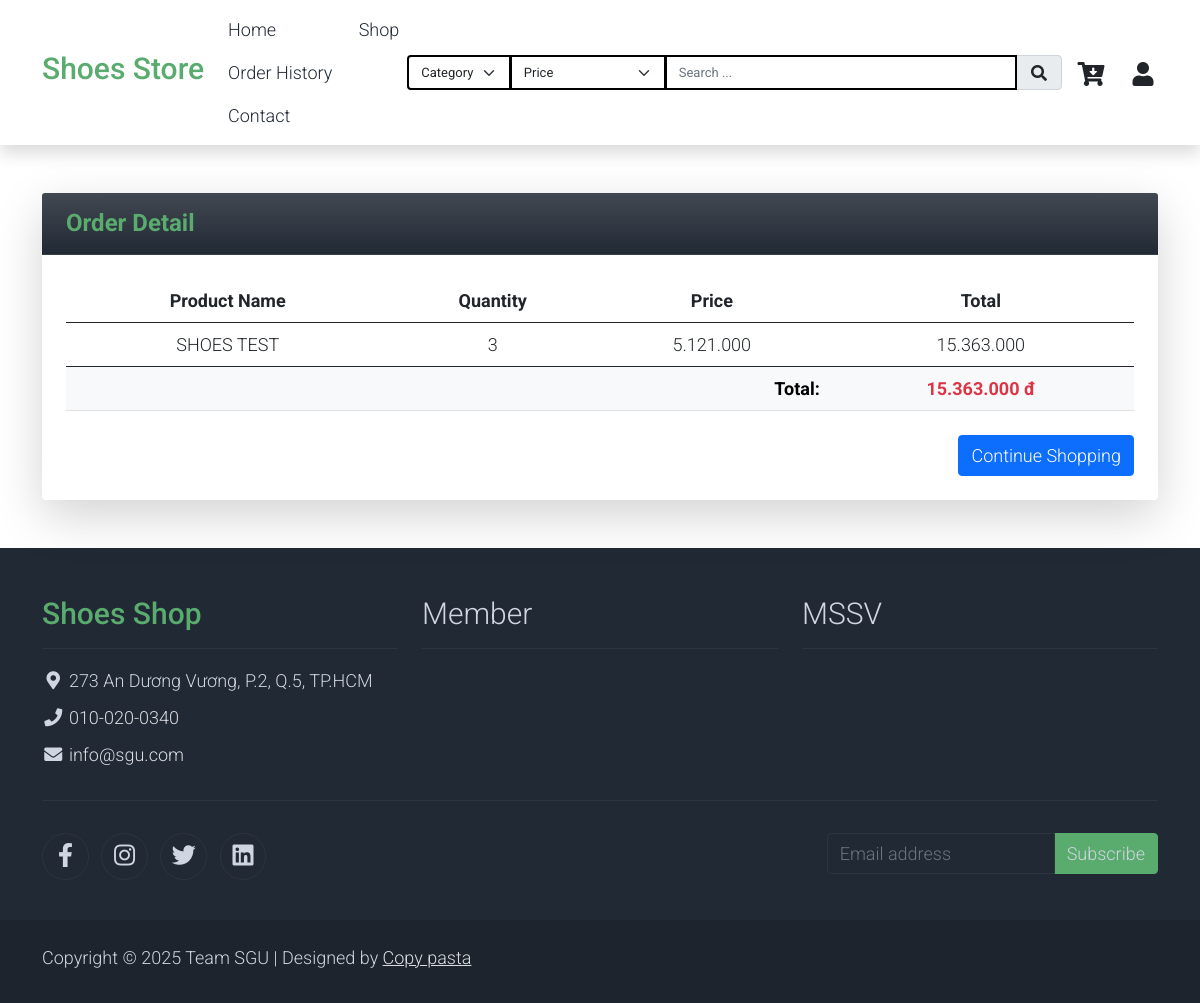
The app's page /user/Route.php?page=Payment&action=showorder&id=54 (signed in) with its own data.
### tables this page shows
CREATE TABLE `orderdetail` (
  `id` int(11) NOT NULL,
  `order_id` int(11) NOT NULL,
  `product_id` int(11) NOT NULL,
  `quantity` int(11) NOT NULL,
  `price` decimal(10,2) NOT NULL,
  `created_at` datetime DEFAULT NULL,
  `updated_at` datetime DEFAULT NULL
);

CREATE TABLE `product` (
  `id` int(11) NOT NULL,
  `name` varchar(255) NOT NULL,
  `thumbnail` varchar(255) NOT NULL,
  `supplier_id` int(11) NOT NULL,
  `category_id` int(11) NOT NULL,
  `status` int(11) DEFAULT NULL,
  `created_at` datetime DEFAULT NULL,
  `updated_at` datetime DEFAULT NULL
);

### user/view/Order.php (called while the page is built)
<?php
    include(__DIR__ . "../../resource/shared/Header.php");
    include(__DIR__ . "../../resource/content/Order.php");
    include(__DIR__ . "../../resource/shared/Footer.php");
?>

### user/controller/PaymentController.php (called while the page is built, shortened)
<?php
require_once __DIR__ . "/../model/Payment.php";
class PaymentController extends BaseController
{
    private $paymentModel;
    public function __construct()
    {
        $this->paymentModel = new Payment();
    }
    public function showorder($params) {
        $orderId = $params["id"];
        try {
            $orderDetail = $this->paymentModel->showOrderById($orderId);
            $this->render("Order.php", ["orderDetails" => $orderDetail]);
        }
        catch (Exception $ex) {
            http_response_code(500);
            echo json_encode([
                "status" => 500,
                "message" => $ex->getMessage(),
            ]);
            return;
        }
    }
}

### user/Route.php (called while the page is built, shortened)
<?php
$action = isset($_GET['action']) ? $_GET['action'] : 'index';
$params = [];
foreach ($_REQUEST as $key => $value) {
    if ($key !== 'page' && $key !== 'action') {
        $params[$key] = $value;
    }
}
$controllerInstance = new $controllerName();
$controllerInstance->$action($params);

### user/model/Payment.php (called while the page is built, shortened)
<?php
require_once("Database.php");
class Payment
{
    private $con;
    public function __construct()
    {
        $db = new Database();
        $this->con = $db->getConnection();
    }
    public function showOrderById($orderId)
    {
        try {
            $sql = "SELECT od.id, od.order_id, pd.name, od.quantity, od.price
             FROM orderdetail od
             JOIN product pd on pd.id = od.product_id
             WHERE od.order_id = $orderId";
            $result = $this->con->query($sql);
            $orderDetailList = [];
            if($result->num_rows > 0) {
                while ($row = $result->fetch_object()) {
                    $orderDetailList[] = $row;
                }
            }
            return $orderDetailList;
        }
        catch (Exception $ex) {
            throw new Exception("SQL Error: " . $ex->getMessage());
        }
    }
}

### user/model/Database.php (called while the page is built, shortened)
<?php
class Database
{
    private $conn;
    private $servername = "localhost";
    private $username = "root";
    private $password = "";
    private $dbname = "shoesstore";
    private function connectDB()
    {
        $this->conn = new mysqli($this->servername, $this->username, $this->password, $this->dbname);
    }
    public function getConnection()
    {
        return $this->conn;
    }
}

### user/resource/content/Order.php (the view)
<div id="ajaxLoad">
<div class="container my-5">
    <div class="card shadow-lg border-0 rounded-4">
        <div class="card-header bg-gradient bg-dark text-success rounded-top-4 px-4 py-3">
            <h4 class="mb-0 fw-bold">
                Order Detail
            </h4>
        </div>
        <div class="card-body p-4">
            <div class="table">
                <table class="table table-hover align-middle text-center">
                    <thead>
                        <tr>
                            <th>Product Name</th>
                            <th>Quantity</th>
                            <th>Price</th>
                            <th>Total</th>
                        </tr>
                    </thead>
                    <tbody>
                        <?php $total = 0; ?>
                        <?php foreach ($orderDetails as $index => $item): ?>
                            <?php
                                $subtotal = $item->quantity * $item->price;
                                $total += $subtotal;
                            ?>
                            <tr>
                                <td><?= $item->name ?></td>
                                <td><?= $item->quantity ?></td>
                                <td><?= number_format($item->price, 0, ',', '.') ?></td>
                                <td><?= number_format($subtotal, 0, ',', '.') ?></td>
                            </tr>
                        <?php endforeach; ?>
                    </tbody>
                    <tfoot>
                        <tr class="table-light">
                            <th colspan="3" class="text-end">Total:</th>
                            <th class="text-danger fw-bold"><?= number_format($total, 0, ',', '.') ?> đ</th>
                        </tr>
                    </tfoot>
                </table>
            </div>
            <div class="text-end mt-4">
                <a href="Route.php?page=Product&action=showList&pageNumber=1" class="btn btn-primary">
                    Continue Shopping
                </a>
            </div>
        </div>
    </div>
</div>
</div>

### public/assets/css/templatemo.css (style rules this page uses)
body, ul, li, p, a, label, input, div { font-family: 'Roboto', sans-serif; font-size: 18px !important; font-weight: 300 !important; }
.text-success { color: #59ab6e !important; }
.bg-dark { background-color: #212934 !important; }

### records on screen
orderdetail: product.name "SHOES TEST", quantity "3", price "5.121.000", subtotal "15.363.000"

### other values on screen
$total "15.363.000"
